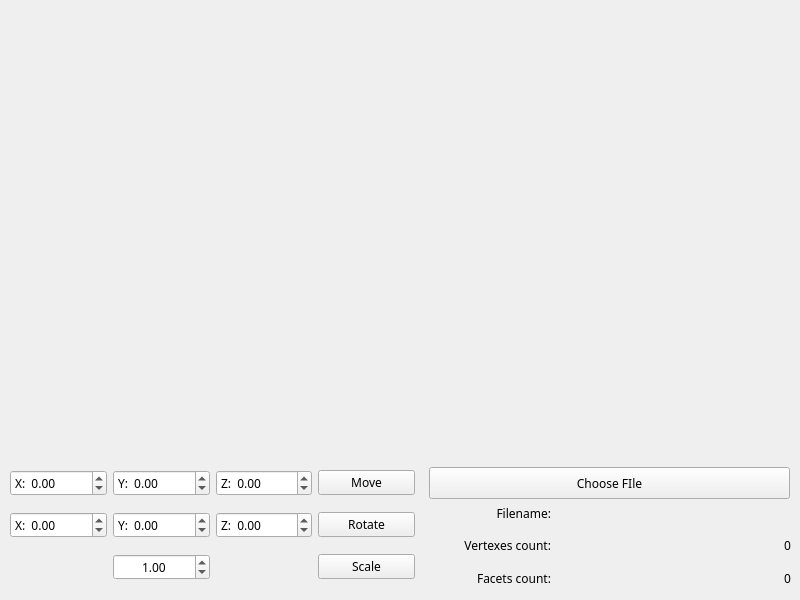
<?xml version="1.0" encoding="UTF-8"?>
<ui version="4.0">
 <class>MainWindow</class>
 <widget class="QMainWindow" name="MainWindow">
  <property name="geometry">
   <rect>
    <x>0</x>
    <y>0</y>
    <width>800</width>
    <height>600</height>
   </rect>
  </property>
  <property name="windowTitle">
   <string>MainWindow</string>
  </property>
  <widget class="QWidget" name="centralwidget">
   <widget class="OpenGLWidget" name="widget" native="true">
    <property name="geometry">
     <rect>
      <x>10</x>
      <y>10</y>
      <width>780</width>
      <height>450</height>
     </rect>
    </property>
   </widget>
   <widget class="QPushButton" name="pushButton_browse">
    <property name="geometry">
     <rect>
      <x>429</x>
      <y>467</y>
      <width>361</width>
      <height>32</height>
     </rect>
    </property>
    <property name="font">
     <font>
      <family>.AppleJapaneseFont</family>
     </font>
    </property>
    <property name="text">
     <string>Choose FIle</string>
    </property>
   </widget>
   <widget class="QWidget" name="gridLayoutWidget">
    <property name="geometry">
     <rect>
      <x>10</x>
      <y>460</y>
      <width>405</width>
      <height>131</height>
     </rect>
    </property>
    <layout class="QGridLayout" name="gridLayout">
     <item row="0" column="1">
      <widget class="QDoubleSpinBox" name="doubleSpinBox_move_y">
       <property name="font">
        <font>
         <family>.AppleJapaneseFont</family>
        </font>
       </property>
       <property name="prefix">
        <string>Y:  </string>
       </property>
       <property name="minimum">
        <double>-1000.000000000000000</double>
       </property>
       <property name="maximum">
        <double>1000.000000000000000</double>
       </property>
       <property name="singleStep">
        <double>0.100000000000000</double>
       </property>
      </widget>
     </item>
     <item row="0" column="2">
      <widget class="QDoubleSpinBox" name="doubleSpinBox_move_z">
       <property name="font">
        <font>
         <family>.AppleJapaneseFont</family>
        </font>
       </property>
       <property name="prefix">
        <string>Z:  </string>
       </property>
       <property name="minimum">
        <double>-1000.000000000000000</double>
       </property>
       <property name="maximum">
        <double>1000.000000000000000</double>
       </property>
       <property name="singleStep">
        <double>0.100000000000000</double>
       </property>
      </widget>
     </item>
     <item row="1" column="2">
      <widget class="QDoubleSpinBox" name="doubleSpinBox_rotate_z">
       <property name="font">
        <font>
         <family>.AppleJapaneseFont</family>
        </font>
       </property>
       <property name="prefix">
        <string>Z:  </string>
       </property>
       <property name="minimum">
        <double>-360.000000000000000</double>
       </property>
       <property name="maximum">
        <double>360.000000000000000</double>
       </property>
       <property name="singleStep">
        <double>1.000000000000000</double>
       </property>
      </widget>
     </item>
     <item row="2" column="1">
      <widget class="QDoubleSpinBox" name="doubleSpinBox_scale">
       <property name="font">
        <font>
         <family>.AppleJapaneseFont</family>
        </font>
       </property>
       <property name="alignment">
        <set>Qt::AlignCenter</set>
       </property>
       <property name="prefix">
        <string/>
       </property>
       <property name="minimum">
        <double>0.000000000000000</double>
       </property>
       <property name="maximum">
        <double>100.000000000000000</double>
       </property>
       <property name="singleStep">
        <double>0.010000000000000</double>
       </property>
       <property name="value">
        <double>1.000000000000000</double>
       </property>
      </widget>
     </item>
     <item row="0" column="0">
      <widget class="QDoubleSpinBox" name="doubleSpinBox_move_x">
       <property name="font">
        <font>
         <family>.AppleJapaneseFont</family>
        </font>
       </property>
       <property name="buttonSymbols">
        <enum>QAbstractSpinBox::UpDownArrows</enum>
       </property>
       <property name="specialValueText">
        <string/>
       </property>
       <property name="prefix">
        <string>X:  </string>
       </property>
       <property name="minimum">
        <double>-1000.000000000000000</double>
       </property>
       <property name="maximum">
        <double>1000.000000000000000</double>
       </property>
       <property name="singleStep">
        <double>0.100000000000000</double>
       </property>
      </widget>
     </item>
     <item row="1" column="1">
      <widget class="QDoubleSpinBox" name="doubleSpinBox_rotate_y">
       <property name="font">
        <font>
         <family>.AppleJapaneseFont</family>
        </font>
       </property>
       <property name="prefix">
        <string>Y:  </string>
       </property>
       <property name="minimum">
        <double>-360.000000000000000</double>
       </property>
       <property name="maximum">
        <double>360.000000000000000</double>
       </property>
       <property name="singleStep">
        <double>1.000000000000000</double>
       </property>
      </widget>
     </item>
     <item row="1" column="0">
      <widget class="QDoubleSpinBox" name="doubleSpinBox_rotate_x">
       <property name="font">
        <font>
         <family>.AppleJapaneseFont</family>
        </font>
       </property>
       <property name="prefix">
        <string>X:  </string>
       </property>
       <property name="minimum">
        <double>-360.000000000000000</double>
       </property>
       <property name="maximum">
        <double>360.000000000000000</double>
       </property>
       <property name="singleStep">
        <double>1.000000000000000</double>
       </property>
      </widget>
     </item>
     <item row="0" column="3">
      <widget class="QPushButton" name="pushButton">
       <property name="font">
        <font>
         <family>.AppleJapaneseFont</family>
        </font>
       </property>
       <property name="text">
        <string>Move</string>
       </property>
      </widget>
     </item>
     <item row="1" column="3">
      <widget class="QPushButton" name="pushButton_2">
       <property name="font">
        <font>
         <family>.AppleJapaneseFont</family>
        </font>
       </property>
       <property name="text">
        <string>Rotate</string>
       </property>
      </widget>
     </item>
     <item row="2" column="3">
      <widget class="QPushButton" name="pushButton_3">
       <property name="font">
        <font>
         <family>.AppleJapaneseFont</family>
        </font>
       </property>
       <property name="text">
        <string>Scale</string>
       </property>
      </widget>
     </item>
    </layout>
   </widget>
   <widget class="QWidget" name="verticalLayoutWidget">
    <property name="geometry">
     <rect>
      <x>440</x>
      <y>500</y>
      <width>111</width>
      <height>91</height>
     </rect>
    </property>
    <layout class="QVBoxLayout" name="verticalLayout">
     <item>
      <widget class="QLabel" name="label_1">
       <property name="font">
        <font>
         <family>.AppleJapaneseFont</family>
        </font>
       </property>
       <property name="text">
        <string>Filename:</string>
       </property>
       <property name="alignment">
        <set>Qt::AlignRight|Qt::AlignTrailing|Qt::AlignVCenter</set>
       </property>
      </widget>
     </item>
     <item>
      <widget class="QLabel" name="label_2">
       <property name="font">
        <font>
         <family>.AppleJapaneseFont</family>
        </font>
       </property>
       <property name="text">
        <string>Vertexes count:</string>
       </property>
       <property name="alignment">
        <set>Qt::AlignRight|Qt::AlignTrailing|Qt::AlignVCenter</set>
       </property>
      </widget>
     </item>
     <item>
      <widget class="QLabel" name="label_3">
       <property name="font">
        <font>
         <family>.AppleJapaneseFont</family>
        </font>
       </property>
       <property name="text">
        <string>Facets count:</string>
       </property>
       <property name="alignment">
        <set>Qt::AlignRight|Qt::AlignTrailing|Qt::AlignVCenter</set>
       </property>
      </widget>
     </item>
    </layout>
   </widget>
   <widget class="QWidget" name="verticalLayoutWidget_2">
    <property name="geometry">
     <rect>
      <x>550</x>
      <y>500</y>
      <width>241</width>
      <height>91</height>
     </rect>
    </property>
    <layout class="QVBoxLayout" name="verticalLayout_2">
     <item>
      <widget class="QLabel" name="label_filename">
       <property name="font">
        <font>
         <family>.AppleJapaneseFont</family>
        </font>
       </property>
       <property name="text">
        <string/>
       </property>
       <property name="alignment">
        <set>Qt::AlignRight|Qt::AlignTrailing|Qt::AlignVCenter</set>
       </property>
      </widget>
     </item>
     <item>
      <widget class="QLabel" name="label_vertexes">
       <property name="font">
        <font>
         <family>.AppleJapaneseFont</family>
        </font>
       </property>
       <property name="text">
        <string>0</string>
       </property>
       <property name="alignment">
        <set>Qt::AlignRight|Qt::AlignTrailing|Qt::AlignVCenter</set>
       </property>
      </widget>
     </item>
     <item>
      <widget class="QLabel" name="label_facets">
       <property name="font">
        <font>
         <family>.AppleJapaneseFont</family>
        </font>
       </property>
       <property name="text">
        <string>0</string>
       </property>
       <property name="alignment">
        <set>Qt::AlignRight|Qt::AlignTrailing|Qt::AlignVCenter</set>
       </property>
      </widget>
     </item>
    </layout>
   </widget>
  </widget>
 </widget>
 <customwidgets>
  <customwidget>
   <class>OpenGLWidget</class>
   <extends>QWidget</extends>
   <header location="global">openglwidget.h</header>
   <container>1</container>
  </customwidget>
 </customwidgets>
 <resources/>
 <connections/>
</ui>
